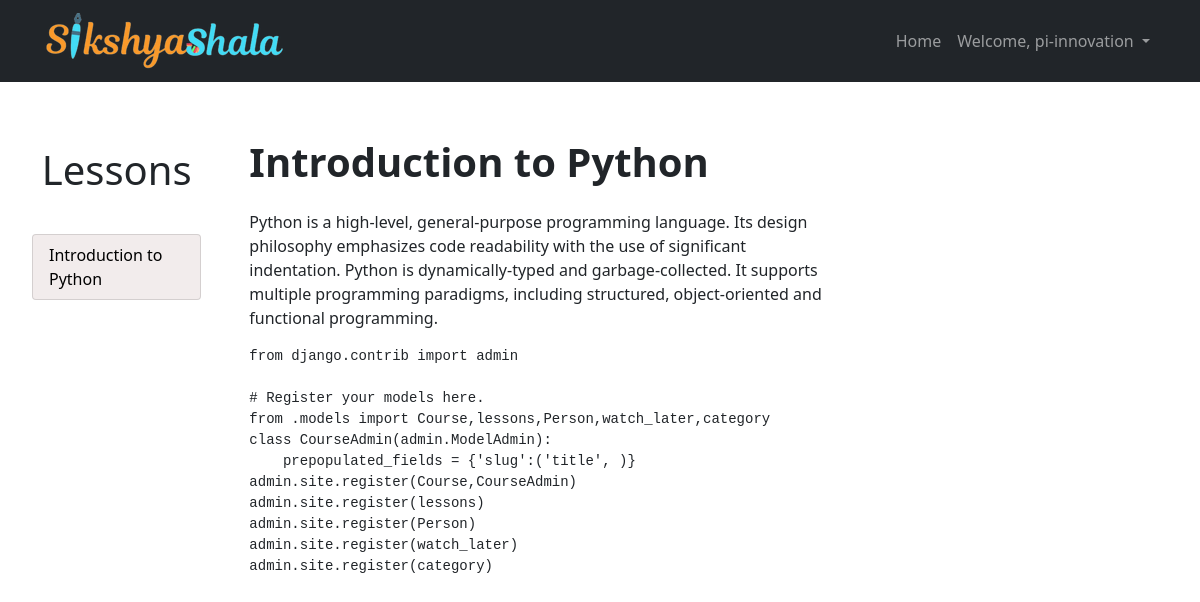
The app's page /course/python (signed in), older data.
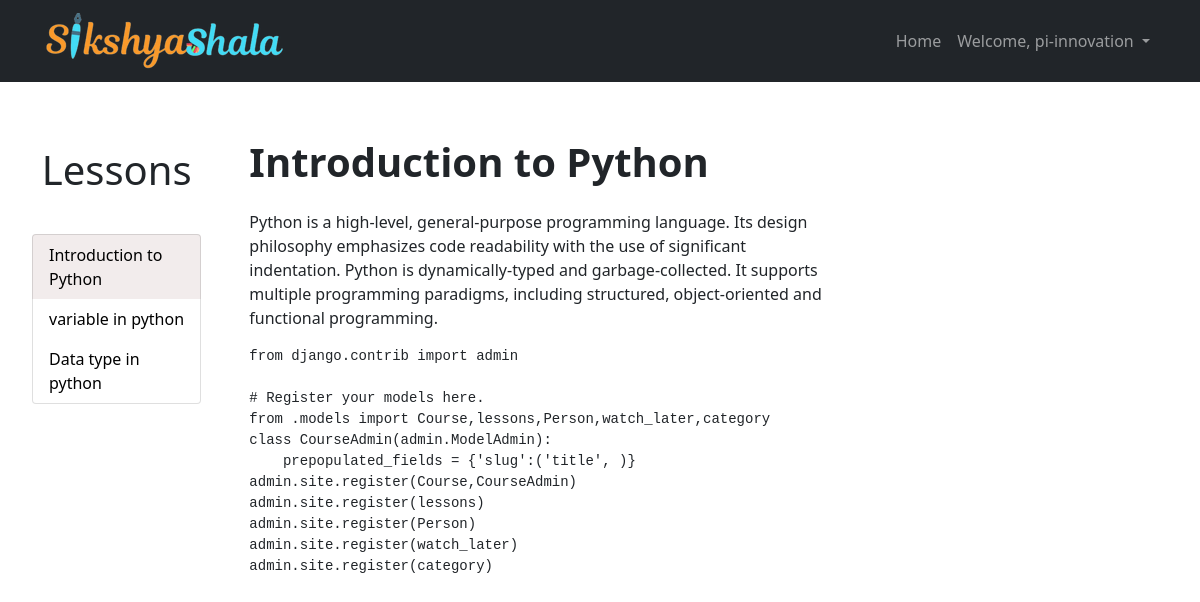
The same page, newer data.
### cmsapp/models.py (models this page shows)
class lessons(models.Model):
    title = models.CharField(max_length= 200)
    Course = models.ForeignKey(Course,on_delete = models.CASCADE)
    body = RichTextUploadingField(blank = True,null = True)
    created = models.DateTimeField(auto_now_add = True)
    lesson_number = models.IntegerField(null = False,default = 1)
    id = models.AutoField(primary_key = True,null = False)
    def __str__(self):
        return self.title

### cmsapp/views.py (the view)
# urls.py: path('course/<str:slug>',views.course,name ='course'),
@login_required(login_url = 'login')
def course(request,slug):
    try:
        courses = Course.objects.get(slug = slug)
    except courses.DoesNotExist:
        courses = None
    lesson_number = request.GET.get('lecture')
    if lesson_number is None:
        lesson_number = 1
    try:
        lesson = lessons.objects.get(lesson_number = lesson_number,Course = courses)
    except lessons.DoesNotExist:
        lesson = None
    return render(request,'cmsapp/course.html',{'courses':courses,'lesson':lesson,'lessonnumber':lesson_number})

### cmsapp/templates/cmsapp/course.html (shortened to what this page needs)
{%extends 'base.html'%}
{%block content%}
{%if lesson%}
<div class="container-fluid " style="max-height:100px">
    <div class="row my-2 mx-2">
        <div class="col-lg-2 my-5">
            <h1 class="my-2 text-center">Lessons</h1>
            <br>
            <ul class="list-group my-2">
                {%for lessons in courses.lessons_set.all%}
                <li class="list-group-item  {%if lessons == lesson%} active-video {%endif%} ">
                    <a href="?lecture={{lessons.lesson_number}}" style="text-decoration:none; color: black;">
                        {{lessons}}</a>
                </li>
                {%endfor%}
            </ul>
        </div>
        <div class="col">
            <div class="container mt-5">
                <div class="row">
                    <div class="col-sm-8">
                        <article>
                            <header class="mb-4">
                                <h1 class="fw-bolder mb-1">{{lesson.title}}</h1>
                            </header>
                            <section class="mb-5">
                                <p class="fs-5 mb-4">{{lesson.body|safe}}</p>
                            </section>
                        </article>
                    </div>
                </div>
            </div>
            {%else%}
            <div class="alert alert-secondary my-5" role="alert">
                <h3 class="px-5 text-center">Thank you for visiting!! The course will be available soon</h1>
            </div>
            {%endif%}
{%endblock content%}

Row changes from the older to the newer data that the page shows:
added lessons: title "variable in python"
added lessons: title "Data type in python"
